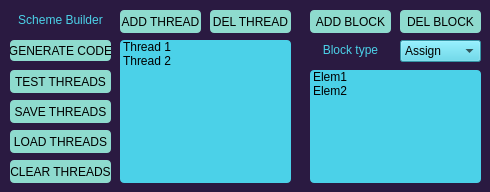
<?xml version="1.0" encoding="UTF-8"?>
<ui version="4.0">
 <class>MainWindow</class>
 <widget class="QMainWindow" name="MainWindow">
  <property name="windowModality">
   <enum>Qt::NonModal</enum>
  </property>
  <property name="enabled">
   <bool>true</bool>
  </property>
  <property name="geometry">
   <rect>
    <x>0</x>
    <y>0</y>
    <width>490</width>
    <height>192</height>
   </rect>
  </property>
  <property name="sizePolicy">
   <sizepolicy hsizetype="Preferred" vsizetype="Preferred">
    <horstretch>0</horstretch>
    <verstretch>0</verstretch>
   </sizepolicy>
  </property>
  <property name="minimumSize">
   <size>
    <width>490</width>
    <height>192</height>
   </size>
  </property>
  <property name="maximumSize">
   <size>
    <width>490</width>
    <height>192</height>
   </size>
  </property>
  <property name="cursor">
   <cursorShape>ArrowCursor</cursorShape>
  </property>
  <property name="windowTitle">
   <string>Scheme Builder</string>
  </property>
  <property name="windowOpacity">
   <double>1.000000000000000</double>
  </property>
  <property name="styleSheet">
   <string notr="true">QWidget {
  background-color: #2a1a41;
  font-family: 'Montserrat', sans-serif;
}

QPushButton {
  border-radius: 4px;
  background-color: #8EDBCE;
  color: black;
  transition: background-color 1000ms linear;
}

QPushButton:hover {
  background-color: #CDF9EF;
}

QPushButton#del_thread_btn:hover, QPushButton#del_block_btn:hover {
  background-color: #F08583;
}

QPushButton#add_thread_btn:hover, QPushButton#add_block_btn:hover {
  background-color: #67F09D;
}

QLabel {
  color: #4bd1e8;
}

QComboBox {
  background-color: #4bd1e8
}

QComboBox QAbstractItemView{
  background-color: #4bd1e8
}


QListWidget {
  border-radius: 4px;
  background-color: #4bd1e8
}


</string>
  </property>
  <widget class="QWidget" name="centralwidget">
   <property name="styleSheet">
    <string notr="true"/>
   </property>
   <widget class="QPushButton" name="del_block_btn">
    <property name="geometry">
     <rect>
      <x>400</x>
      <y>10</y>
      <width>81</width>
      <height>23</height>
     </rect>
    </property>
    <property name="cursor">
     <cursorShape>PointingHandCursor</cursorShape>
    </property>
    <property name="text">
     <string>DEL BLOCK</string>
    </property>
   </widget>
   <widget class="QLabel" name="block_label">
    <property name="enabled">
     <bool>false</bool>
    </property>
    <property name="geometry">
     <rect>
      <x>310</x>
      <y>40</y>
      <width>81</width>
      <height>20</height>
     </rect>
    </property>
    <property name="layoutDirection">
     <enum>Qt::LeftToRight</enum>
    </property>
    <property name="styleSheet">
     <string notr="true"/>
    </property>
    <property name="frameShadow">
     <enum>QFrame::Plain</enum>
    </property>
    <property name="lineWidth">
     <number>1</number>
    </property>
    <property name="text">
     <string>Block type</string>
    </property>
    <property name="alignment">
     <set>Qt::AlignCenter</set>
    </property>
    <property name="margin">
     <number>0</number>
    </property>
   </widget>
   <widget class="QPushButton" name="gen_code_btn">
    <property name="geometry">
     <rect>
      <x>10</x>
      <y>40</y>
      <width>101</width>
      <height>21</height>
     </rect>
    </property>
    <property name="cursor">
     <cursorShape>PointingHandCursor</cursorShape>
    </property>
    <property name="text">
     <string>GENERATE CODE</string>
    </property>
   </widget>
   <widget class="QLabel" name="logo">
    <property name="enabled">
     <bool>false</bool>
    </property>
    <property name="geometry">
     <rect>
      <x>10</x>
      <y>10</y>
      <width>101</width>
      <height>20</height>
     </rect>
    </property>
    <property name="layoutDirection">
     <enum>Qt::LeftToRight</enum>
    </property>
    <property name="styleSheet">
     <string notr="true"/>
    </property>
    <property name="frameShadow">
     <enum>QFrame::Plain</enum>
    </property>
    <property name="lineWidth">
     <number>1</number>
    </property>
    <property name="text">
     <string>Scheme Builder</string>
    </property>
    <property name="alignment">
     <set>Qt::AlignCenter</set>
    </property>
    <property name="margin">
     <number>0</number>
    </property>
   </widget>
   <widget class="QPushButton" name="save_threads_btn">
    <property name="geometry">
     <rect>
      <x>10</x>
      <y>100</y>
      <width>101</width>
      <height>23</height>
     </rect>
    </property>
    <property name="cursor">
     <cursorShape>PointingHandCursor</cursorShape>
    </property>
    <property name="text">
     <string>SAVE THREADS</string>
    </property>
   </widget>
   <widget class="QPushButton" name="test_threads_btn">
    <property name="geometry">
     <rect>
      <x>10</x>
      <y>70</y>
      <width>101</width>
      <height>23</height>
     </rect>
    </property>
    <property name="cursor">
     <cursorShape>PointingHandCursor</cursorShape>
    </property>
    <property name="text">
     <string>TEST THREADS</string>
    </property>
   </widget>
   <widget class="QPushButton" name="add_thread_btn">
    <property name="geometry">
     <rect>
      <x>120</x>
      <y>10</y>
      <width>81</width>
      <height>23</height>
     </rect>
    </property>
    <property name="cursor">
     <cursorShape>PointingHandCursor</cursorShape>
    </property>
    <property name="text">
     <string>ADD THREAD</string>
    </property>
   </widget>
   <widget class="QListWidget" name="thread_list">
    <property name="geometry">
     <rect>
      <x>120</x>
      <y>40</y>
      <width>171</width>
      <height>143</height>
     </rect>
    </property>
    <property name="cursor" stdset="0">
     <cursorShape>ArrowCursor</cursorShape>
    </property>
    <property name="verticalScrollBarPolicy">
     <enum>Qt::ScrollBarAsNeeded</enum>
    </property>
    <item>
     <property name="text">
      <string>Thread 1</string>
     </property>
    </item>
    <item>
     <property name="text">
      <string>Thread 2</string>
     </property>
    </item>
   </widget>
   <widget class="QPushButton" name="clear_threads_btn">
    <property name="geometry">
     <rect>
      <x>10</x>
      <y>160</y>
      <width>101</width>
      <height>23</height>
     </rect>
    </property>
    <property name="cursor">
     <cursorShape>PointingHandCursor</cursorShape>
    </property>
    <property name="text">
     <string>CLEAR THREADS</string>
    </property>
   </widget>
   <widget class="QPushButton" name="add_block_btn">
    <property name="geometry">
     <rect>
      <x>310</x>
      <y>10</y>
      <width>81</width>
      <height>23</height>
     </rect>
    </property>
    <property name="cursor">
     <cursorShape>PointingHandCursor</cursorShape>
    </property>
    <property name="text">
     <string>ADD BLOCK</string>
    </property>
   </widget>
   <widget class="QComboBox" name="block_comboBox">
    <property name="geometry">
     <rect>
      <x>400</x>
      <y>40</y>
      <width>81</width>
      <height>22</height>
     </rect>
    </property>
    <property name="cursor">
     <cursorShape>PointingHandCursor</cursorShape>
    </property>
    <item>
     <property name="text">
      <string>Assign</string>
     </property>
    </item>
    <item>
     <property name="text">
      <string>Print</string>
     </property>
    </item>
    <item>
     <property name="text">
      <string>Input</string>
     </property>
    </item>
    <item>
     <property name="text">
      <string>If</string>
     </property>
    </item>
    <item>
     <property name="text">
      <string>end if</string>
     </property>
    </item>
   </widget>
   <widget class="QPushButton" name="del_thread_btn">
    <property name="geometry">
     <rect>
      <x>210</x>
      <y>10</y>
      <width>81</width>
      <height>23</height>
     </rect>
    </property>
    <property name="cursor">
     <cursorShape>PointingHandCursor</cursorShape>
    </property>
    <property name="text">
     <string>DEL THREAD</string>
    </property>
   </widget>
   <widget class="QListWidget" name="blocks_list">
    <property name="geometry">
     <rect>
      <x>310</x>
      <y>70</y>
      <width>171</width>
      <height>113</height>
     </rect>
    </property>
    <property name="cursor" stdset="0">
     <cursorShape>ArrowCursor</cursorShape>
    </property>
    <property name="verticalScrollBarPolicy">
     <enum>Qt::ScrollBarAsNeeded</enum>
    </property>
    <item>
     <property name="text">
      <string>Elem1</string>
     </property>
    </item>
    <item>
     <property name="text">
      <string>Elem2</string>
     </property>
    </item>
   </widget>
   <widget class="QPushButton" name="load_threads_btn">
    <property name="geometry">
     <rect>
      <x>10</x>
      <y>130</y>
      <width>101</width>
      <height>23</height>
     </rect>
    </property>
    <property name="cursor">
     <cursorShape>PointingHandCursor</cursorShape>
    </property>
    <property name="text">
     <string>LOAD THREADS</string>
    </property>
   </widget>
  </widget>
 </widget>
 <resources/>
 <connections/>
</ui>
